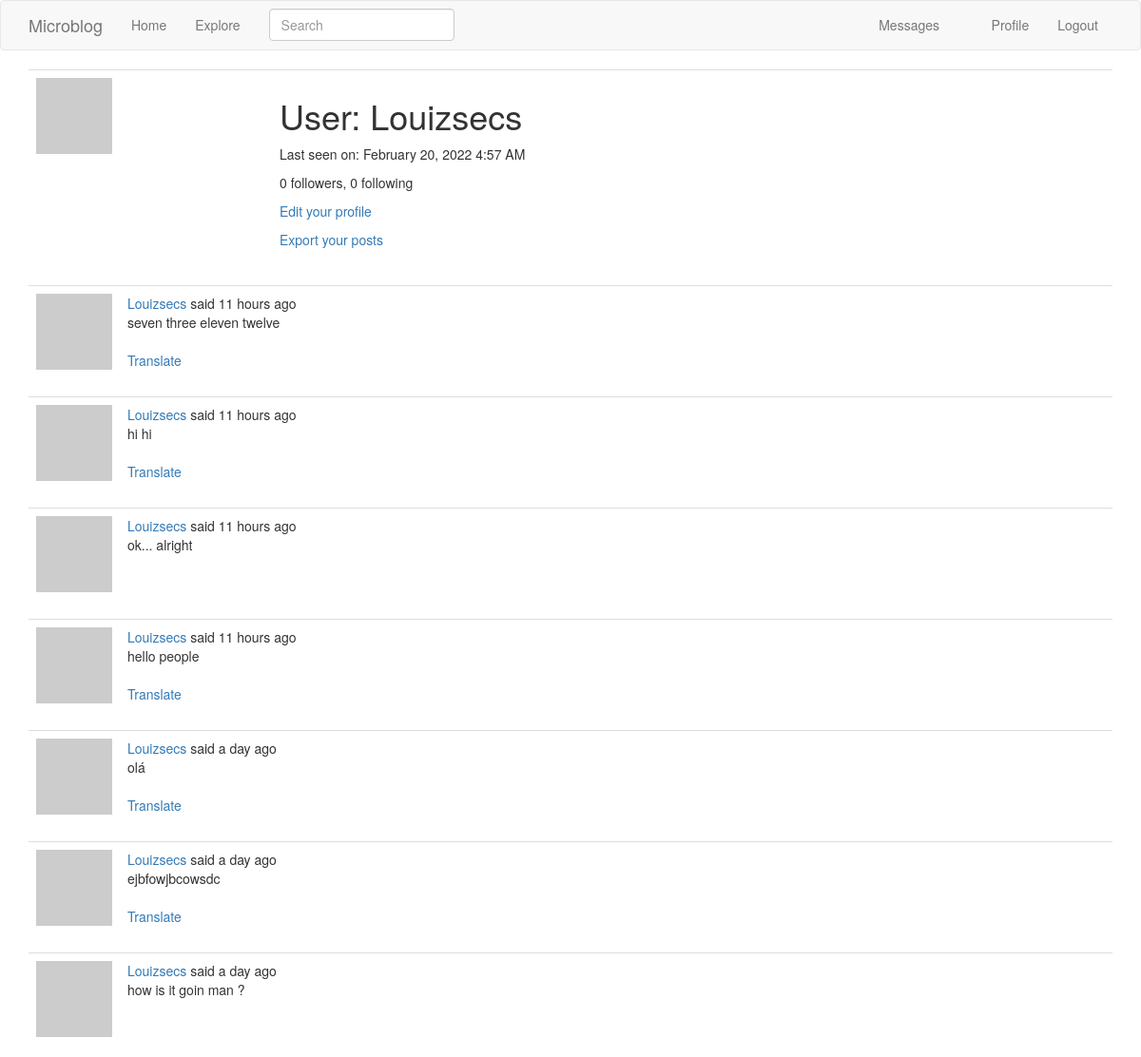
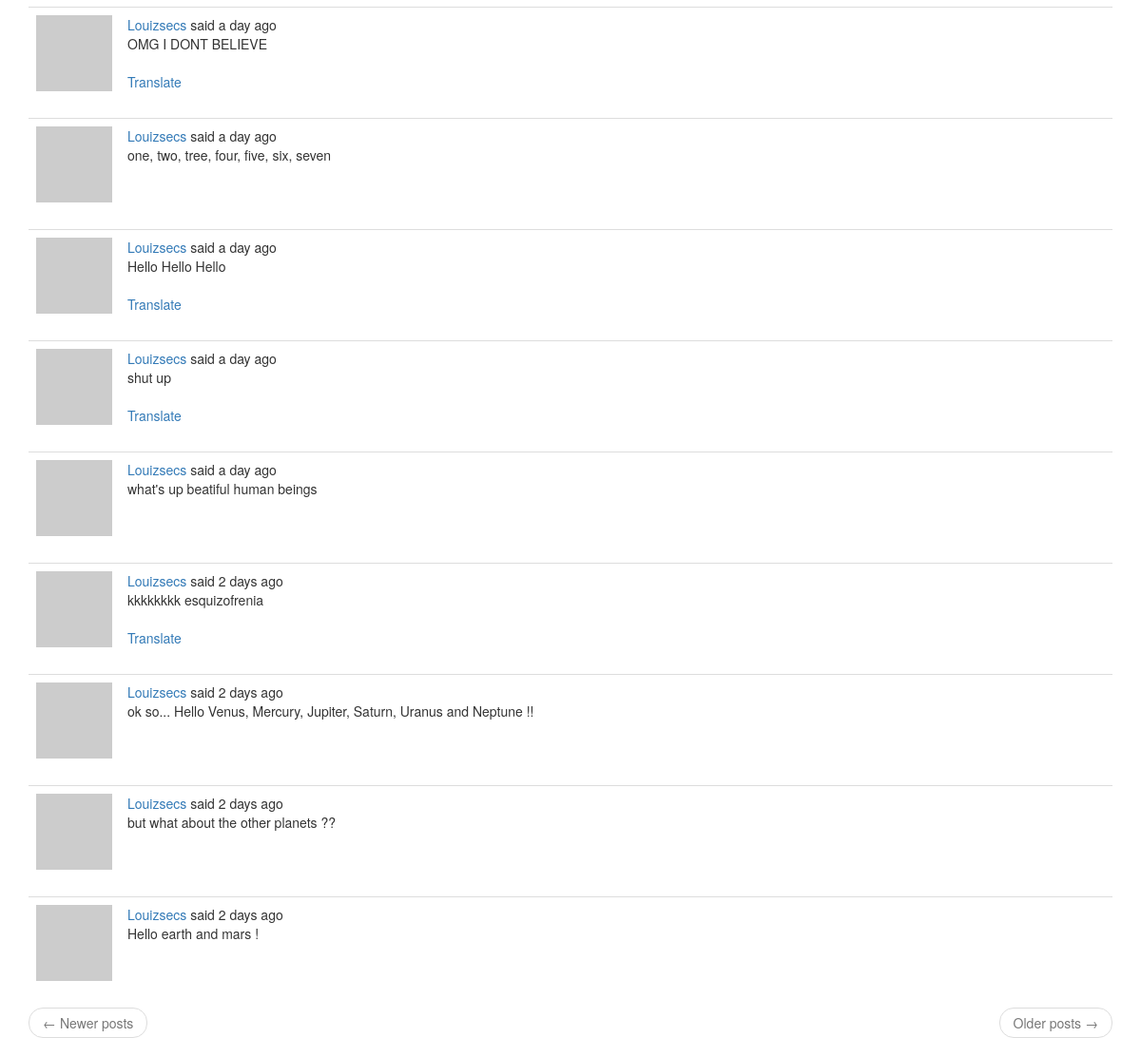
The page /user/Louizsecs (signed in) on the database its author committed (2 pictures, top to bottom).
### app/models.py (models this page shows, shortened)
class PaginatedAPIMixin(object):
    @staticmethod
    def to_collection_dict(query, page, per_page, endpoint, **kwargs):
        resources = query.paginate(page, per_page, False)
        data = {
            'items': [item.to_dict() for item in resources.items],
            '_meta': {
                'page': page,
                'per_page': per_page,
                'total_pages': resources.pages,
                'total_items': resources.total
            },
            '_links': {
                'self': url_for(endpoint, page=page, per_page=per_page,
                                **kwargs),
                'next': url_for(endpoint, page=page + 1, per_page=per_page,
                                **kwargs) if resources.has_next else None,
                'prev': url_for(endpoint, page=page - 1, per_page=per_page,
                                **kwargs) if resources.has_prev else None
            }
        }
        return data

class User(UserMixin, PaginatedAPIMixin, db.Model):
    id = db.Column(db.Integer, primary_key=True)
    username = db.Column(db.String(64), index=True, unique=True)
    email = db.Column(db.String(120), index=True, unique=True)
    password_hash = db.Column(db.String(128))
    posts = db.relationship('Post', backref='author', lazy='dynamic')
    about_me = db.Column(db.String(140))
    last_seen = db.Column(db.DateTime, default=datetime.utcnow)
    token = db.Column(db.String(32), index=True, unique=True)
    token_expiration = db.Column(db.DateTime)
    followed = db.relationship(
        'User', secondary=followers,
        primaryjoin=(followers.c.follower_id == id),
        secondaryjoin=(followers.c.followed_id == id),
        backref=db.backref('followers', lazy='dynamic'), lazy='dynamic')
    messages_sent = db.relationship('Message',
                                    foreign_keys='Message.sender_id',
                                    backref='author', lazy='dynamic')
    messages_received = db.relationship('Message',
                                        foreign_keys='Message.recipient_id',
                                        backref='recipient', lazy='dynamic')
    last_message_read_time = db.Column(db.DateTime)
    notifications = db.relationship('Notification', backref='user',
                                    lazy='dynamic')
    tasks = db.relationship('Task', backref='user', lazy='dynamic')
    def avatar(self, size):
        digest = md5(self.email.lower().encode('utf-8')).hexdigest()
        return 'https://www.gravatar.com/avatar/{}?d=identicon&s={}'.format(
            digest, size)
    def new_messages(self):
        last_read_time = self.last_message_read_time or datetime(1900, 1, 1)
        return Message.query.filter_by(recipient=self).filter(
            Message.timestamp > last_read_time).count()
    def get_tasks_in_progress(self):
        return Task.query.filter_by(user=self, complete=False).all()
    def get_task_in_progress(self, name):
        return Task.query.filter_by(name=name, user=self,
                                    complete=False).first()

class SearchableMixin(object):
    @classmethod
    def before_commit(cls, session):
        session._changes = {
            'add': list(session.new),
            'update': list(session.dirty),
            'delete': list(session.deleted)
        }
    @classmethod
    def after_commit(cls, session):
        for obj in session._changes['add']:
            if isinstance(obj, SearchableMixin):
                add_to_index(obj.__tablename__, obj)
        for obj in session._changes['update']:
            if isinstance(obj, SearchableMixin):
                add_to_index(obj.__tablename__, obj)
        for obj in session._changes['delete']:
            if isinstance(obj, SearchableMixin):
                remove_from_index(obj.__tablename__, obj)
        session._changes = None

class Post(SearchableMixin, db.Model):
    __searchable__ = ['body']
    id = db.Column(db.Integer, primary_key=True)
    body = db.Column(db.String(140))
    timestamp = db.Column(db.DateTime, index=True, default=datetime.utcnow)
    user_id = db.Column(db.Integer, db.ForeignKey('user.id'))
    language = db.Column(db.String(5))

### app/main/routes.py (the view)
@bp.route('/user/<username>')
@login_required
def user(username):
    user = User.query.filter_by(username=username).first_or_404()
    page = request.args.get('page', 1, type=int)
    posts = user.posts.order_by(Post.timestamp.desc()).paginate(
        page, current_app.config['POSTS_PER_PAGE'], False)
    next_url = url_for('main.user', username=user.username,
                       page=posts.next_num) if posts.has_next else None
    prev_url = url_for('main.user', username=user.username,
                       page=posts.prev_num) if posts.has_prev else None
    form = EmptyForm()
    return render_template('user.html', user=user, posts=posts.items,
                           next_url=next_url, prev_url=prev_url, form=form)

### app/main/forms.py
class SearchForm(FlaskForm):
    q = StringField(_l('Search'), validators=[DataRequired()])
    def __init__(self, *args, **kwargs):
        if 'formdata' not in kwargs:
            kwargs['formdata'] = request.args
        if 'meta' not in kwargs:
            kwargs['meta'] = {'csrf': False}
        super(SearchForm, self).__init__(*args, **kwargs)

class EmptyForm(FlaskForm):
    submit = SubmitField('Submit')

### app/main/routes.py (called while the page is built)
@bp.before_app_request
def before_request():
    if current_user.is_authenticated:
        current_user.last_seen = datetime.utcnow()
        db.session.commit()
        g.search_form = SearchForm()
    g.locale = str(get_locale())

### app/models.py (called while the page is built)
@login.user_loader
def load_user(id):
    return User.query.get(int(id))

### app/templates/user.html (shortened to what this page needs)
{% extends "base.html" %}
{% block app_content %}
    <table class="table table-hover">
        <tr>
            <td width="256px"><img src="{{ user.avatar(256) }}"></td>
            <td>
                <h1>{{ _('User') }}: {{ user.username }}</h1>
                {% if user.last_seen %}
                <p>{{ _('Last seen on') }}: {{ moment(user.last_seen).format('LLL') }}</p>
                {% endif %}
                <p>{{ _('%(count)d followers', count=user.followers.count()) }}, {{ _('%(count)d following', count=user.followed.count()) }}</p>
                {% if user == current_user %}
                <p><a href="{{ url_for('main.edit_profile') }}">{{ _('Edit your profile') }}</a></p>
                {% if not current_user.get_task_in_progress('export_posts') %}
                <p><a href="{{ url_for('main.export_posts') }}">{{ _('Export your posts') }}</a></p>
                {% endif %}
                {% endif %}
            </td>
        </tr>
    </table>
    {% for post in posts %}
        {% include '_post.html' %}
    {% endfor %}
    <nav aria-label="...">
        <ul class="pager">
            <li class="previous{% if not prev_url %} disabled{% endif %}">
                <a href="{{ prev_url or '#' }}">
                    <span aria-hidden="true">&larr;</span> {{ _('Newer posts') }}
                </a>
            </li>
            <li class="next{% if not next_url %} disabled{% endif %}">
                <a href="{{ next_url or '#' }}">
                    {{ _('Older posts') }} <span aria-hidden="true">&rarr;</span>
                </a>
            </li>
        </ul>
    </nav>
{% endblock %}

### app/templates/_post.html (shortened to what this page needs)
    <table class="table table-hover">
        <tr>
            <td width="70px">
                <a href="{{ url_for('main.user', username=post.author.username) }}">
                    <img src="{{ post.author.avatar(70) }}" />
                </a>
            </td>
            <td>
                {{ _('%(username)s said %(when)s',
                    username=user_link, when=moment(post.timestamp).fromNow()) }}
                <br>
                <span id="post{{ post.id }}">{{ post.body }}</span>
                {% if post.language and post.language != g.locale %}
                <br><br>
                <span id="translation{{ post.id }}">
                    <a href="javascript:translate(
                                '#post{{ post.id }}',
                                '#translation{{ post.id }}',
                                '{{ post.language }}',
                                '{{ g.locale }}');">{{ _('Translate') }}</a>
                </span>
                {% endif %}
            </td>
        </tr>
    </table>

### rows shown on the page
User: username "Louizsecs", last_seen "February 20, 2022 4:57 AM"
Post: body "seven three eleven twelve"
Post: body "hi hi"
Post: body "ok... alright"
Post: body "hello people"
Post: body "olá"
Post: body "ejbfowjbcowsdc"
Post: body "how is it goin man ?"
Post: body "OMG I DONT BELIEVE"
Post: body "one, two, tree, four, five, six, seven"
Post: body "Hello Hello Hello"
Post: body "shut up"
Post: body "what's up beatiful human beings"
Post: body "kkkkkkkk esquizofrenia"
Post: body "ok so... Hello Venus, Mercury, Jupiter, Saturn, Uranus and Neptune !!"
Post: body "but what about the other planets ??"
Post: body "Hello earth and mars !"
